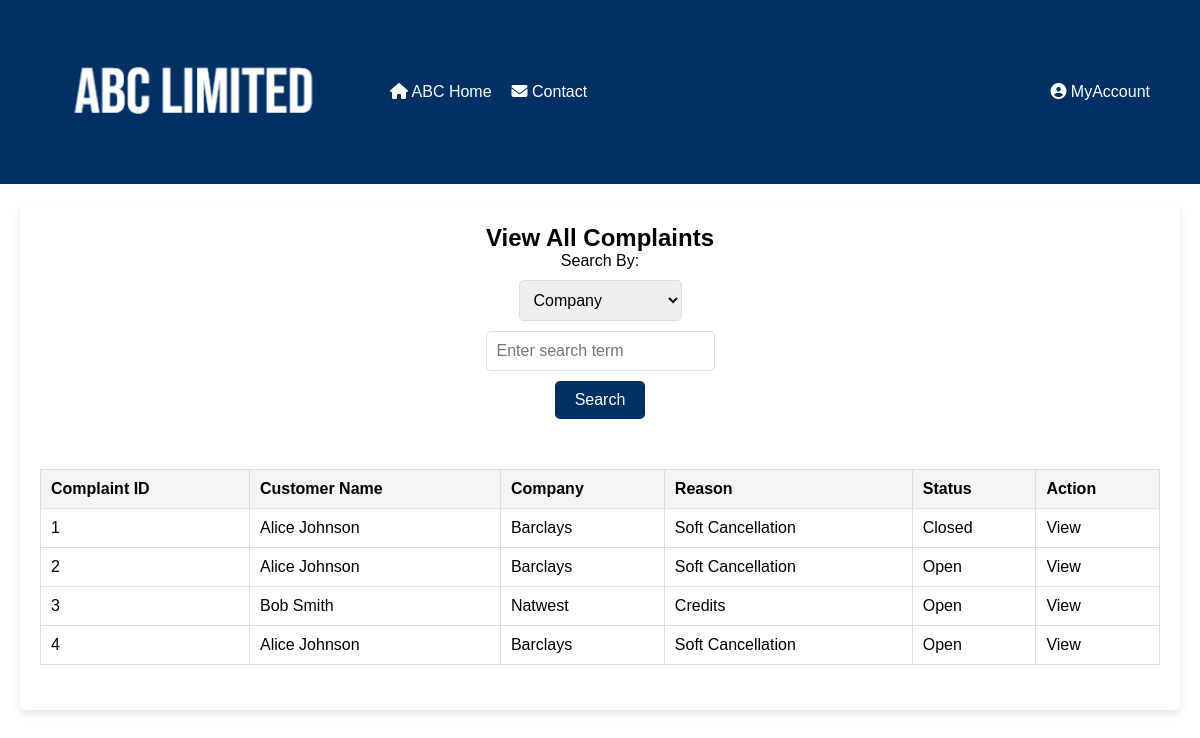
Page /php/ViewAllComplaints.php (signed in) on the earlier database version.
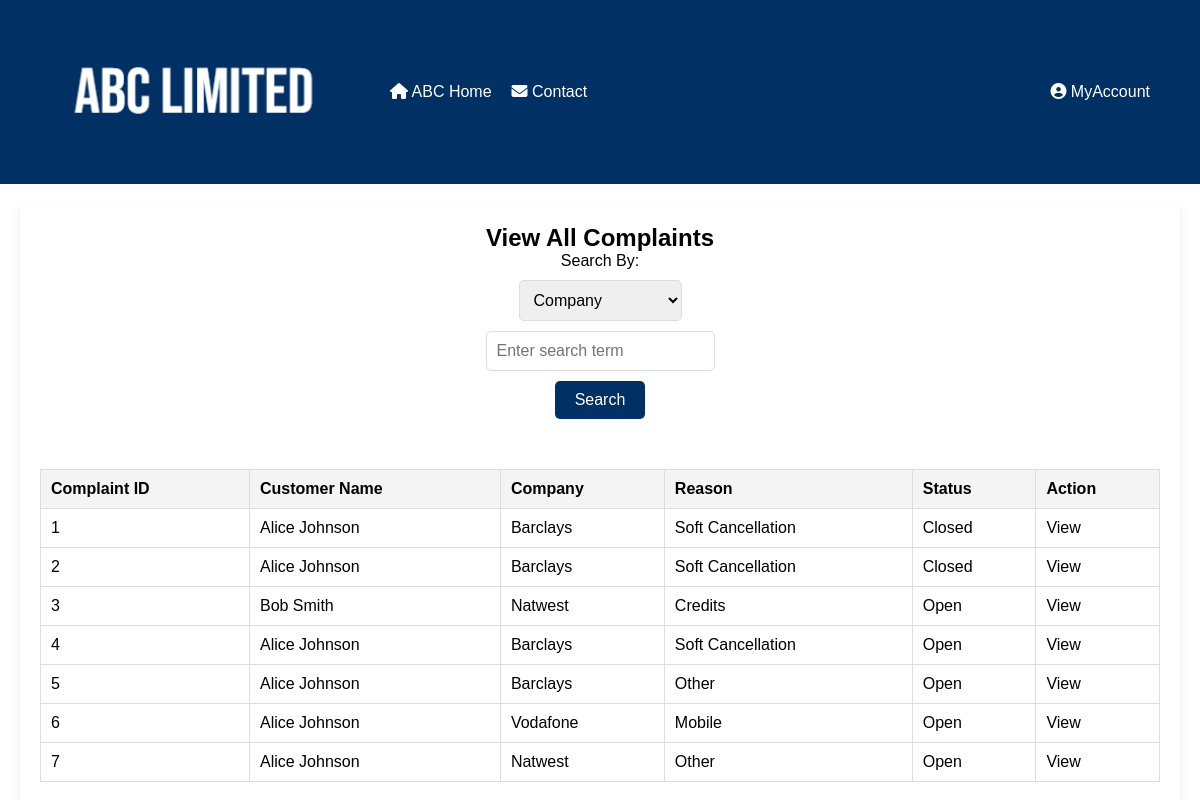
Same page on the later database version.
### tables this page shows
CREATE TABLE "complaints" (
	"complaintID"	INTEGER,
	"userID"	INT NOT NULL,
	"companyID" INT NOT NULL,
	"reasonID"	INT NOT NULL,
	"description"	TEXT NOT NULL,
	"status"	INT NOT NULL CHECK("status" IN (0, 1)),
	"created"	TEXT CHECK("created" GLOB '????-??-?? ??:??:??'),
	"closed"	TEXT CHECK(("status" = 1 AND "closed" IS NULL) OR ("status" = 0 AND "closed" GLOB '????-??-?? ??:??:??')),
	"customerID"	INTEGER,
	PRIMARY KEY("complaintID" AUTOINCREMENT),
	FOREIGN KEY("customerID") REFERENCES "customers"("customerID") ON UPDATE CASCADE ON DELETE CASCADE,
	FOREIGN KEY("reasonID") REFERENCES "reasons"("reasonID") ON UPDATE CASCADE ON DELETE CASCADE,
	FOREIGN KEY("userID") REFERENCES "users"("userID") ON UPDATE CASCADE ON DELETE CASCADE,
	FOREIGN KEY("companyID") REFERENCES "company" ("companyID") ON UPDATE CASCADE ON DELETE CASCADE
);

CREATE TABLE "customers" (
	"customerID"	INTEGER,
	"name"	TEXT NOT NULL,
	"email"	TEXT NOT NULL CHECK("email" LIKE '%_@_%._%'),
	"password"	TEXT NOT NULL,
	PRIMARY KEY("customerID" AUTOINCREMENT)
);

CREATE TABLE "company" (
	"companyID"	INTEGER,
	"companyName"	TEXT NOT NULL,
	PRIMARY KEY("companyID" AUTOINCREMENT)
);

CREATE TABLE "reasons" (
	"reasonID"	INTEGER,
	"reason"	TEXT NOT NULL UNIQUE,
	PRIMARY KEY("reasonID")
);

### php/ViewAllComplaints.php (the view, shortened to what the changed rows need)
<html lang="en">
<?php
$userType = $_SESSION['user_type'];
$userID = isset($_SESSION['userID']) ? $_SESSION['userID'] : null;
$customerID = isset($_SESSION['customerID']) ? $_SESSION['customerID'] : null;
$jobID = isset($_SESSION['jobID']) ? $_SESSION['jobID'] : null;
function getComplaints($searchBy = '', $searchTerm = '', $page = 1, $complaintsPerPage = 10, $sortBy = '', $sortOrder = 'ASC', $userType = '', $userID = null, $customerID = null, $jobID = null) {
    $db = new SQLite3('../data/ABC_DBA.db');
    $sql = "SELECT c.*,
               comp.companyName AS company_name,
               r.reason AS reason_name,
               cu.name AS customer_name,
               u.fname || ' ' || u.lname AS user_name,
               CASE WHEN c.status = 1 THEN 'Open' ELSE 'Closed' END AS status_text
            FROM complaints c
            LEFT JOIN reasons r ON c.reasonID = r.reasonID
            LEFT JOIN company comp ON c.companyID = comp.companyID
            LEFT JOIN customers cu ON c.customerID = cu.customerID
            LEFT JOIN users u ON c.userID = u.userID";
    $whereClause = '';
    $orderBy = '';
    $countSql = "SELECT COUNT(*) as total FROM ($sql $whereClause)";
    $countStmt = $db->prepare($countSql);
    $countResult = $countStmt->execute();
    $totalComplaints = $countResult->fetchArray(SQLITE3_ASSOC)['total'];
    $totalPages = ceil($totalComplaints / $complaintsPerPage);
    $page = max(1, min($page, $totalPages));
    $offset = ($page - 1) * $complaintsPerPage;
    $sql = $sql . $whereClause . $orderBy . " LIMIT :limit OFFSET :offset";
    $stmt = $db->prepare($sql);
    $stmt->bindValue(':limit', $complaintsPerPage, SQLITE3_INTEGER);
    $stmt->bindValue(':offset', $offset, SQLITE3_INTEGER);
    $result = $stmt->execute();
    $arrayResult = [];
    while ($row = $result->fetchArray(SQLITE3_ASSOC)) {
        $arrayResult[] = $row;
    }
    return [
        'complaints' => $arrayResult,
        'totalComplaints' => $totalComplaints,
        'totalPages' => $totalPages,
        'currentPage' => $page
    ];
}
$searchBy = isset($_GET['searchBy']) ? $_GET['searchBy'] : 'company_name';
$searchTerm = isset($_GET['searchTerm']) ? $_GET['searchTerm'] : '';
$page = isset($_GET['page']) ? (int)$_GET['page'] : 1;
$sortBy = isset($_GET['sortBy']) ? $_GET['sortBy'] : '';
$sortOrder = isset($_GET['sortOrder']) ? $_GET['sortOrder'] : 'ASC';
$result = getComplaints($searchBy, $searchTerm, $page, 10, $sortBy, $sortOrder, $userType, $userID, $customerID, $jobID);
$complaints = $result['complaints'];
?>
<head>
    <link rel="stylesheet" href="../css/ViewAllComplaints.css">
    <link rel="stylesheet" href="https://cdnjs.cloudflare.com/ajax/libs/font-awesome/6.2.1/css/all.min.css"/>
</head>
<body>
<main>
    <h2>View All Complaints</h2>
    <table id="complaintsTable">
        <thead>
            <tr>
                <th><a href="?searchBy=<?php echo urlencode($searchBy); ?>&searchTerm=<?php echo urlencode($searchTerm); ?>&sortBy=complaintID&sortOrder=<?php echo ($sortBy == 'complaintID' && $sortOrder == 'ASC') ? 'DESC' : 'ASC'; ?>">Complaint ID </a></th>
                <th><a href="?searchBy=<?php echo urlencode($searchBy); ?>&searchTerm=<?php echo urlencode($searchTerm); ?>&sortBy=customer_name&sortOrder=<?php echo ($sortBy == 'customer_name' && $sortOrder == 'ASC') ? 'DESC' : 'ASC'; ?>">Customer Name </a></th>
                <th><a href="?searchBy=<?php echo urlencode($searchBy); ?>&searchTerm=<?php echo urlencode($searchTerm); ?>&sortBy=company_name&sortOrder=<?php echo ($sortBy == 'company_name' && $sortOrder == 'ASC') ? 'DESC' : 'ASC'; ?>">Company </a></th>
                <th><a href="?searchBy=<?php echo urlencode($searchBy); ?>&searchTerm=<?php echo urlencode($searchTerm); ?>&sortBy=reason_name&sortOrder=<?php echo ($sortBy == 'reason_name' && $sortOrder == 'ASC') ? 'DESC' : 'ASC'; ?>">Reason </a></th>
                <th><a href="?searchBy=<?php echo urlencode($searchBy); ?>&searchTerm=<?php echo urlencode($searchTerm); ?>&sortBy=status_text&sortOrder=<?php echo ($sortBy == 'status_text' && $sortOrder == 'ASC') ? 'DESC' : 'ASC'; ?>">Status </a></th>
                <th>Action</th>
            </tr>
        </thead>
        <tbody>
        <?php if (empty($complaints)) : ?>
            <tr>
                <td colspan="6" style="text-align: center;">No complaints found.</td>
            </tr>
        <?php else : ?>
            <?php foreach ($complaints as $complaint) : ?>
                <tr>
                    <td><?php echo $complaint['complaintID']; ?></td>
                    <td><?php echo $complaint['customer_name']; ?></td>
                    <td><?php echo $complaint['company_name']; ?></td>
                    <td><?php echo $complaint['reason_name']; ?></td>
                    <td><?php echo $complaint['status_text']; ?></td>
                    <td>
                        <a href="ViewComplaint.php?uid=<?php echo $complaint['complaintID']; ?>">View</a>
                    </td>
                </tr>
            <?php endforeach; ?>
        <?php endif; ?>
        </tbody>
    </table>
</main>
</body>
</html>

Differences in the rows shown:
changed complaints id 2: status_text "Open" → "Closed"
added complaints: complaintID "5", customerID.name "Alice Johnson", companyID.companyName "Barclays", reasonID.reason "Other", status_text "Open"
added complaints: complaintID "6", customerID.name "Alice Johnson", companyID.companyName "Vodafone", reasonID.reason "Mobile", status_text "Open"
added complaints: complaintID "7", customerID.name "Alice Johnson", companyID.companyName "Natwest", reasonID.reason "Other", status_text "Open"
